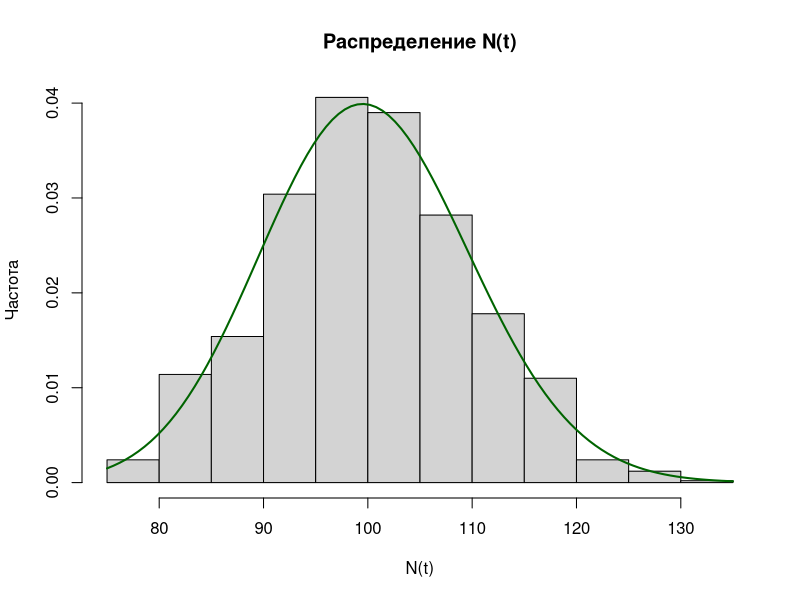
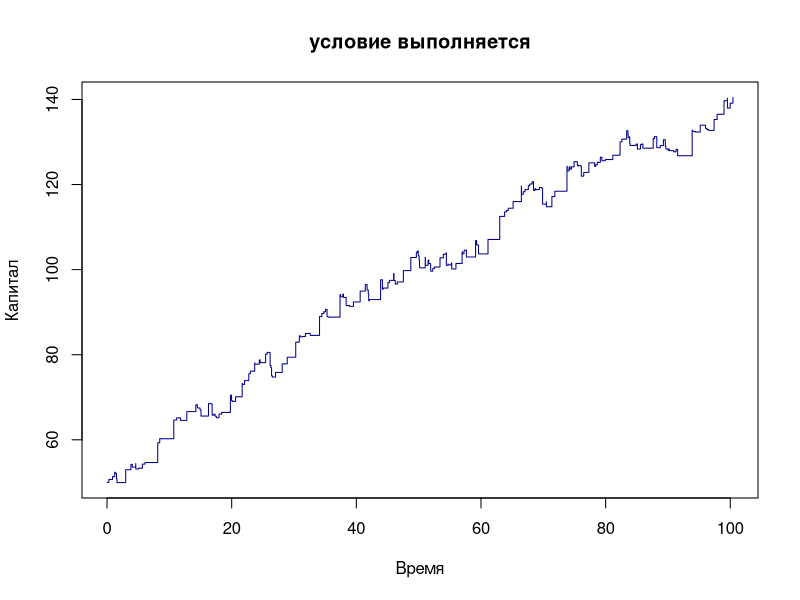
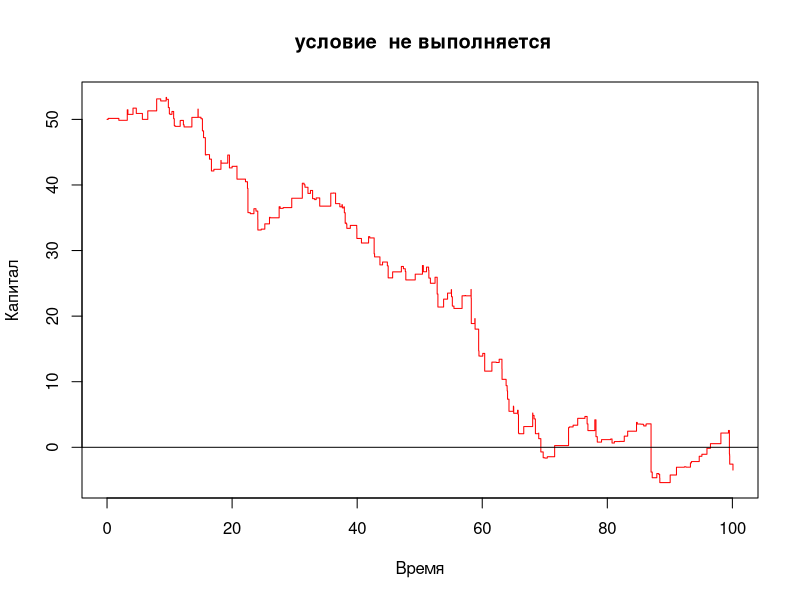

The R script that drew these images, in order:


time = 50  
lymbda = 2  # Интенсивность распределения
n = 1000 # Количество реализаций

# вектор для N(t)
event_counts = numeric(n)

for (sim in 1:n) {
  total_time <- 0   # Суммарное время в процессе
  event_count <- 0  # Счетчик событий
  
  # Моделирование пуассоновского процесса
  while (total_time < time) {
    interval <- rexp(1, rate = lymbda)  # Генерация интервала
    total_time <- total_time + interval
    if (total_time < time) event_count <- event_count + 1
  }
  event_counts[sim] <- event_count
}


# Гистограмма 
hist(event_counts, probability = TRUE,main = "Распределение N(t)",
     xlab = "N(t)",ylab="Частота", col = "lightgray")
curve(((lymbda * time)^x / factorial(x)) * exp(-lymbda * time),
                       add = TRUE, col = "darkgreen", lwd = 2)



# Параметры для процесса капитала
initial_capital = 50  # Начальный капитал
claim_rate = 2   # Интенсивность страховых случаев
avg_claim = 1         # Средняя величина страховой выплаты
time_horizon = 100     # Горизонт времени

# Случай  когда условие выполняется
premium_rate_a = 3  # Премии больше выплат
capital_a = c(initial_capital)  # Капитал на каждом шаге
times_a = c(0)  # Времена страховых случаев


while (sum(times_a) < time_horizon) {
  # Генерация времени до следующего события
  time_to_next <- rexp(1, rate = claim_rate)
  times_a <- c(times_a, time_to_next)  # Добавляем время
  
  # Генерация размера страховой выплаты
  claim_amount <- rexp(1, rate = 1 / avg_claim)
  
  # Обновление капитала
  new_capital <- capital_a[length(capital_a)] + premium_rate_a * time_to_next - claim_amount
  capital_a <- c(capital_a, new_capital)
}


plot(cumsum(times_a), capital_a, type = "s", col = "darkblue",
     main = "условие выполняется", xlab = "Время", ylab = "Капитал")


# условие не выполняется
premium_rate_b = 1.5  # Премии меньше выплат
capital_b = c(initial_capital)  # Капитал на каждом шаге
times_b = c(0)  # Времена страховых случаев

# Симуляция процесса капитала для случая (b)
while (sum(times_b) < time_horizon) {
  # Генерация времени до следующего события
  time_to_next <- rexp(1, rate = claim_rate)
  times_b <- c(times_b, time_to_next)  # Добавляем время
  
  # Генерация размера страховой выплаты
  claim_amount <- rexp(1, rate = 1 / avg_claim)
  
  # Обновление капитала
  new_capital <- capital_b[length(capital_b)] + premium_rate_b * time_to_next - claim_amount
  capital_b <- c(capital_b, new_capital)
}

# Построение графика для случая (b)
plot(cumsum(times_b), capital_b, type = "s", col = "red",main = " условие  не выполняется",
     xlab = "Время", ylab = "Капитал")
abline( h = 0, clr = "black",lwd = 1 )

# —-— Задание 4 —---
# Параметры для моделирования вероятности разорения
num_trials = 1000          # Количество реализаций
time_horizon = 1000        # Горизонт времени
initial_capital = 100      # Начальный капитал
premium_rate = 1           # Ставка премий
claim_intensity = 0.3      # Интенсивность страховых случаев
avg_claim = 3             # Средняя выплата

# Инициализация вектора для хранения разорений
ruin_count = 0  # Счетчик разорений

# Цикл для моделирования каждой реализации
for (trial in 1:num_trials) {
  current_time <- 0  # Начальное время
  capital <- initial_capital  # Текущий капитал компании
  
  # Симуляция процесса капитала
  while (current_time < time_horizon && capital >= 0) {
    # Генерация времени до следующего события
    time_to_next <- rexp(1, rate = claim_intensity)
    current_time <- current_time + time_to_next  # Обновляем время
    
    # Проверяем, не вышло ли время за пределы горизонта
    if (current_time >= time_horizon) break
    
    # Генерация размера страховой выплаты
    netto_prem <- rexp(1, rate = 1 / avg_claim)
    
    # Обновление капитала
    capital <- capital + premium_rate * time_to_next - netto_prem
    
    # Проверка разорения
    if (capital < 0) {
      ruin_count <- ruin_count + 1  # Фиксируем разорение
      break
    }
  }
}

# Расчет вероятности разорения
ruin_probability <- ruin_count / num_trials

# Вычисление  вероятности разорения по Лундбергу
p = premium_rate / (claim_intensity * avg_claim) - 1
lundberg = exp(-(1 / avg_claim) * (p / (1 + p)) * initial_capital)

# Вывод результатов
cat("Выборочная вероятность разорения:", ruin_probability, "\n")
cat("Вероятности по Лундбергу:", lundberg, "\n")
